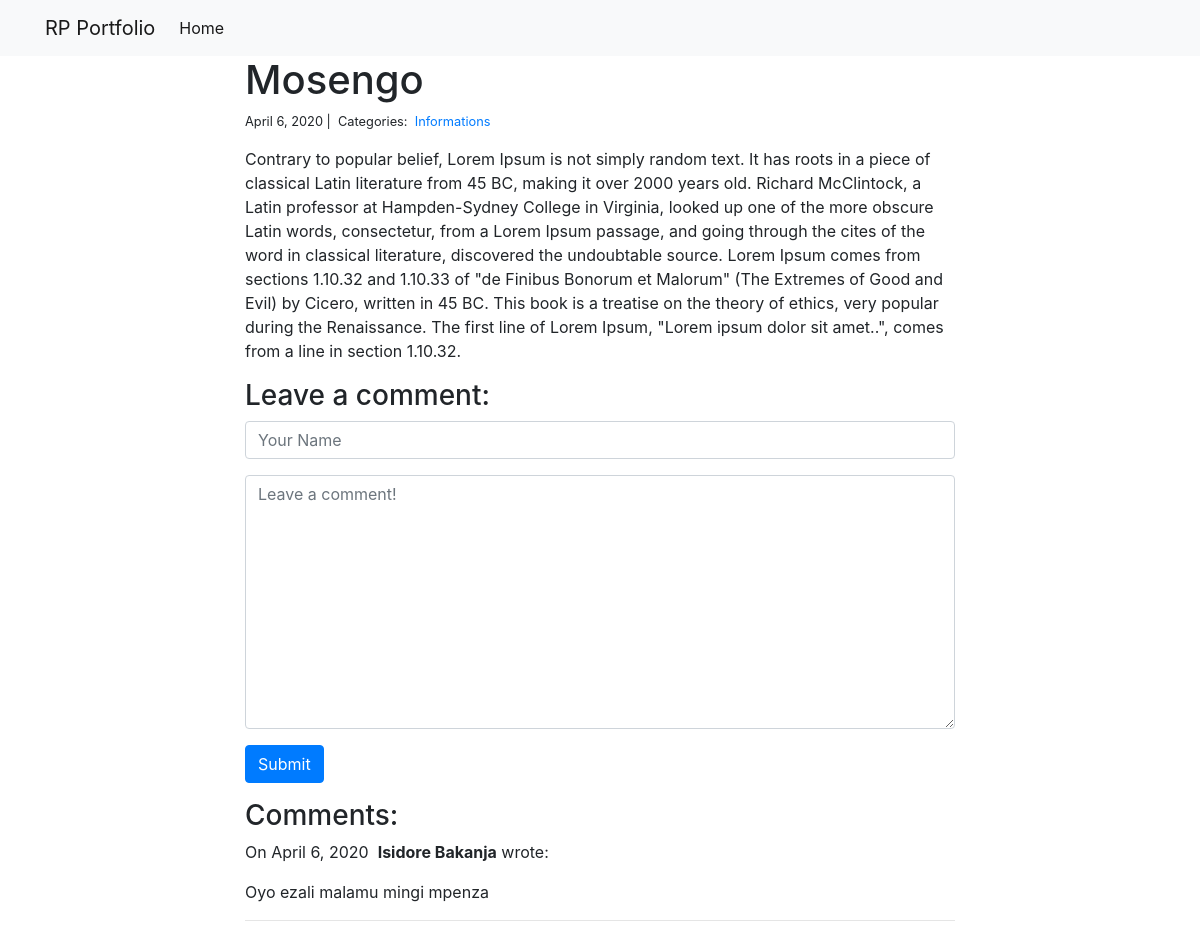
Page /blog/3/ on the committed database.
### blog/models.py (models this page shows, shortened)
class Post(models.Model):
    title = models.CharField(max_length=255)
    body = models.TextField()
    created_on = models.DateTimeField(auto_now_add=True)
    last_modified = models.DateTimeField(auto_now=True)
    categories = models.ManyToManyField('Category', related_name='posts')

class Category(models.Model):
    name = models.CharField(max_length=20)

class Comment(models.Model):
    author = models.CharField(max_length=60)
    body = models.TextField()
    created_on = models.DateTimeField(auto_now_add=True)
    post = models.ForeignKey('Post', on_delete=models.CASCADE)

### blog/views.py (the view, shortened to what this page needs)
# urls.py: path('<int:pk>/', views.blog_detail, name="blog_detail"),
def blog_detail(request, pk):
    post = Post.objects.get(pk=pk)
    form = CommentForm()
    comments = Comment.objects.filter(post=post)
    context = {
        "post": post,
        "comments": comments,
        "form": form,
    }
    return render(request, "blog_detail.html", context)

### blog/forms.py
class CommentForm(forms.Form):
    author = forms.CharField(
        max_length=60,
        widget=forms.TextInput(attrs={
            "class": "form-control",
            "placeholder": "Your Name"
        })
    )
    body = forms.CharField(widget=forms.Textarea(
        attrs={
            "class": "form-control",
            "placeholder": "Leave a comment!"
        })
    )

### blog/templates/blog_detail.html (shortened to what this page needs)
{% extends "base.html" %}
{% block page_content %}
<div class="col-md-8 offset-md-2">
    <h1>{{ post.title }}</h1>
    <small>
        {{ post.created_on.date }} |&nbsp;
        Categories:&nbsp;
        {% for category in post.categories.all %}
        <a href="{% url 'blog_category' category.name %}">
            {{ category.name }}
        </a>&nbsp;
        {% endfor %}
    </small>
    <p>{{ post.body | linebreaks }}</p>
    <h3>Leave a comment:</h3>
    <form action="/blog/{{ post.pk }}/" method="post">
        <div class="form-group">
            {{ form.author }}
        </div>
        <div class="form-group">
            {{ form.body }}
        </div>
        <button type="submit" class="btn btn-primary">Submit</button>
    </form>
    <h3>Comments:</h3>
    {% for comment in comments %}
    <p>
        On {{comment.created_on.date }}&nbsp;
        <b>{{ comment.author }}</b> wrote:
    </p>
    <p>{{ comment.body }}</p>
    <hr>
    {% endfor %}
</div>
{% endblock %}

### personal_portfolio/templates/base.html (shortened to what this page needs)
<link rel="stylesheet" href="https://stackpath.bootstrapcdn.com/bootstrap/4.1.3/css/bootstrap.min.css">
<nav class="navbar navbar-expand-lg navbar-light bg-light">
    <div class="container">
        <a class="navbar-brand" href="{% url 'project_index' %}">RP Portfolio</a>
        <div class="collapse navbar-collapse" id="navbarSupportedContent">
          <ul class="navbar-nav mr-auto">
            <li class="nav-item active">
              <a class="nav-link" href="{% url 'project_index' %}">Home</a>
            </li>
          </ul>
        </div>
    </div>
</nav>
<div class="container">
    {% block page_content %}{% endblock %}
</div>

### rows in the picture
Post: title "Mosengo", created_on "April 6, 2020", body "Contrary to popular belief, Lorem Ipsum is not simply random text. It has roots in a piece of classical Latin literature from 45 BC, making it over 2000 years old. Richard McClintock, a Latin professor at Hampden-Sydney College in Virginia, looked up one of the more obscure Latin words, consectetur, from a Lorem Ipsum passage, and going through the cites of the word in classical literature, discovered the undoubtable source. Lorem Ipsum comes from sections 1.10.32 and 1.10.33 of \"de Finibus Bonorum et Malorum\" (The Extremes of Good and Evil) by Cicero, written in 45 BC. This book is a treatise on the theory of ethics, very popular during the Renaissance. The first line of Lorem Ipsum,…"
Category: name "Informations"
Comment: created_on "April 6, 2020", author "Isidore Bakanja", body "Oyo ezali malamu mingi mpenza"
